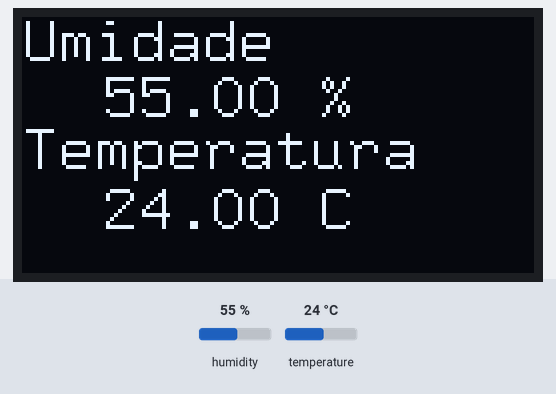
The sketch below on a simulated Arduino Uno, built with avr-gcc and run on an emulated ATmega328P. Parts: 128×64 one-colour display. The test bench sets the inputs (shaded band); at power-on: humidity 55 %, temperature 24 °C.

Above: at 5.2 s.
5.3 s: humidity set to 22 %
At 8.3 s:
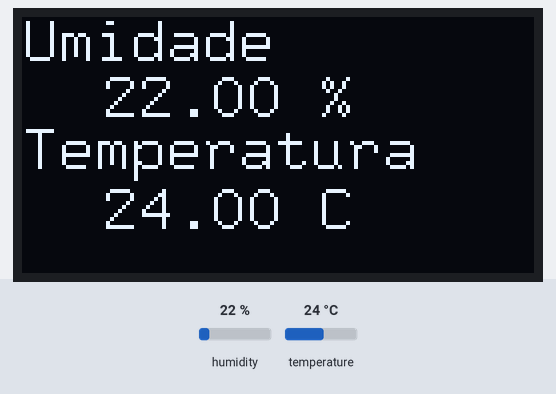
8.7 s: temperature set to 12 °C
At 10.0 s:
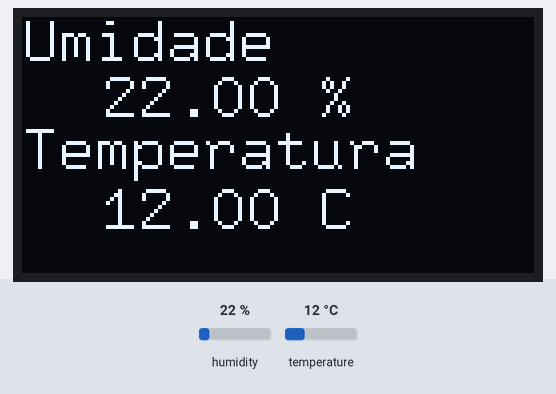
12.1 s: humidity set to 40 %
At 15.4 s:
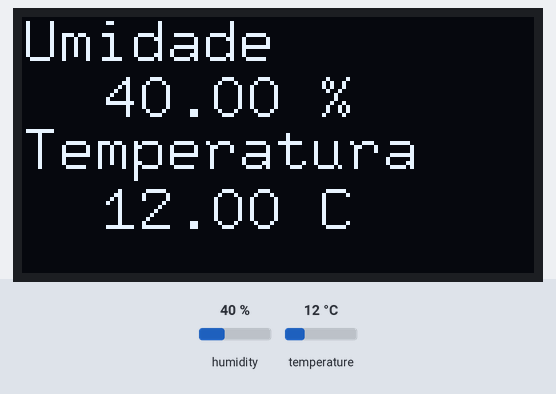
15.7 s: temperature set to 19 °C
At 17.4 s:
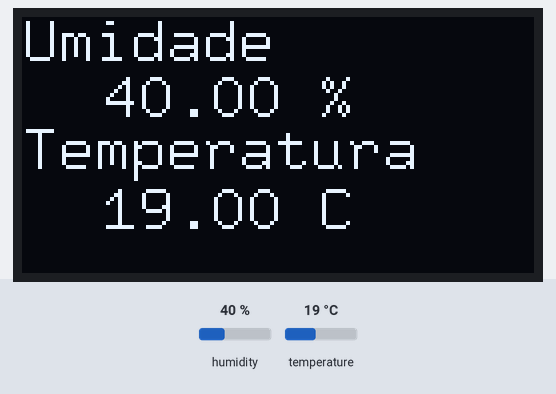
Timing chart, 0 to 18.9 s (numbered marks = the images above; inputs shaded):
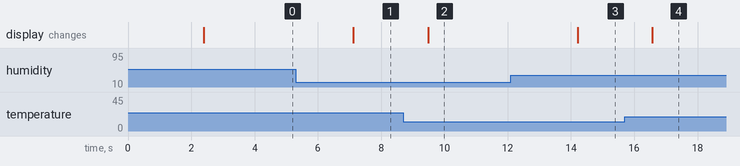

The sketch:

2_DHT_oled.ino
```cpp
/*
 * Adaptado de
 * Sergei Bellagamba January 2018
 *
 */

#include <Arduino.h>
#include "U8glib.h"
#include "DHT.h"

DHT dht(2, DHT11);

U8GLIB_SSD1306_128X64 tela(U8G_I2C_OPT_NO_ACK);

void draw(void) {
  float h = dht.readHumidity();
  float t = dht.readTemperature();

  tela.setFont(u8g_font_9x15);
  tela.setPrintPos(0, 11);
  tela.print("Umidade");
  tela.setPrintPos(20, 25);
  tela.print(h); tela.print(" %");
  tela.setPrintPos(0, 38);
  tela.print("Temperatura");
  tela.setPrintPos(20, 53);
  tela.print(t); tela.print(" C");

}

void setup(void) {

  dht.begin();

  tela.begin();
}

void loop(void) {

    // Wait a few seconds between measurements.
  delay(2000);

  // Reading temperature or humidity takes about 250 milliseconds!
  // Sensor readings may also be up to 2 seconds 'old' (its a very slow sensor)
  float h = dht.readHumidity();
  // Read temperature as Celsius
  float t = dht.readTemperature();

  tela.firstPage();
  do {
    draw();
  } while( tela.nextPage() );


}
```

Measured:
- after the input at 5.3 s, the display: changes after 1.8 s (image 1)
- after the input at 8.7 s, the display: changes after 0.78 s (image 2)
- after the input at 12.1 s, the display: changes after 2.1 s (image 3)
- after the input at 15.7 s, the display: changes after 0.87 s (image 4)
